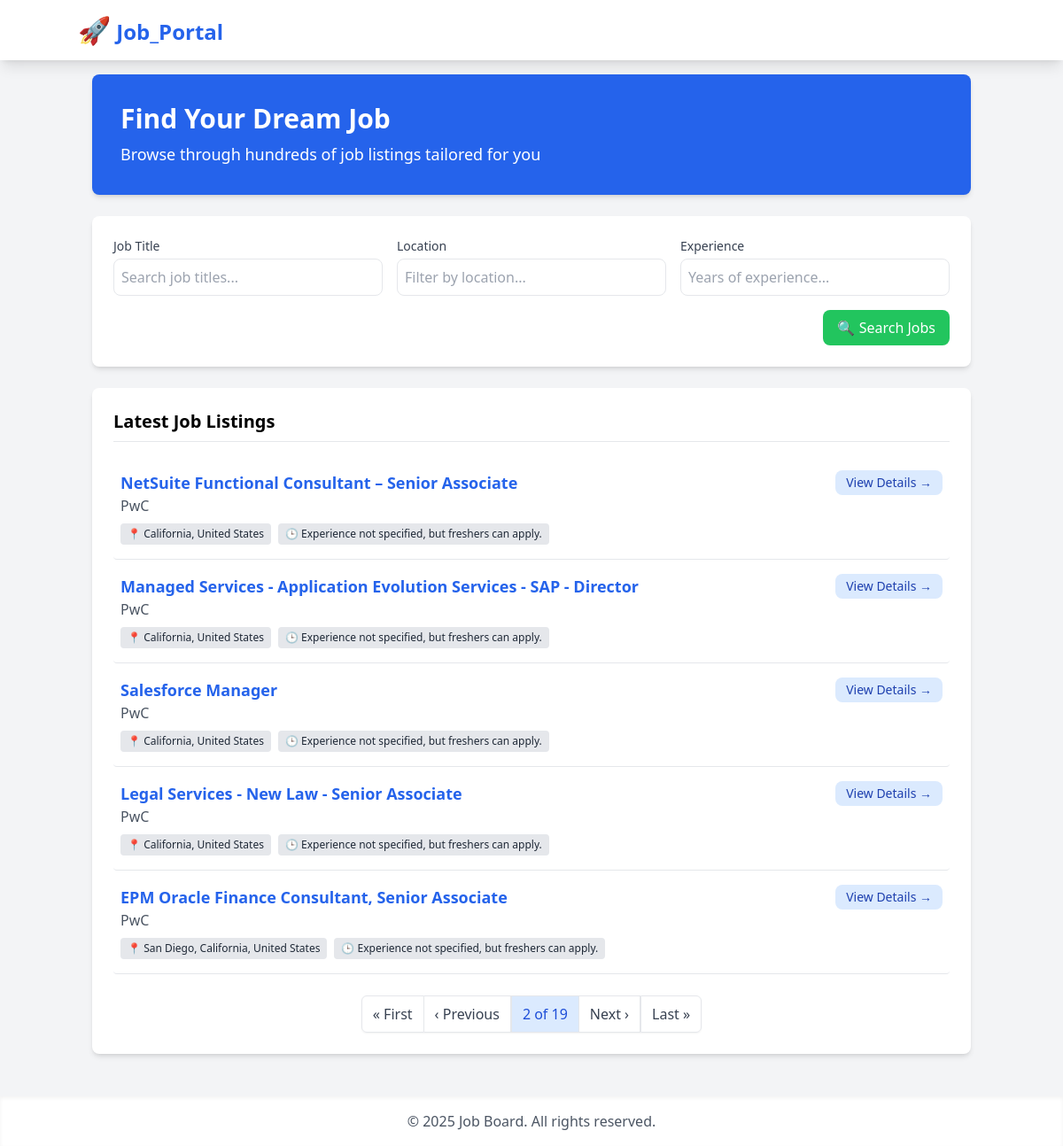
Screenshot of /?page=2 with the database file from the repository.
### jobs/models.py (models this page shows, shortened)
class Job(models.Model):
    title = models.CharField(max_length=255)
    company = models.CharField(max_length=255)
    location = models.CharField(max_length=255)
    experience = models.CharField(max_length=100)
    link = models.URLField()
    posted_on = models.DateTimeField(auto_now_add=True)

### jobs/views.py (the view)
# urls.py: path('', views.job_list, name='job-list'),
def job_list(request):
    update_jobs()
    query = request.GET.get("search", "")
    location = request.GET.get("location", "")
    experience = request.GET.get("experience", "")
    jobs = Job.objects.all().order_by('-posted_on')
    if query:
        jobs = jobs.filter(title__icontains=query)
    if location:
        jobs = jobs.filter(location__icontains=location)
    if experience:
        jobs = jobs.filter(experience__icontains=experience)
    paginator = Paginator(jobs, 5)
    page_number = request.GET.get("page")
    page_obj = paginator.get_page(page_number)
    all_locations = Job.objects.values_list('location', flat=True).distinct()
    all_experiences = Job.objects.values_list('experience', flat=True).distinct()
    context = {
        "page_obj": page_obj,
        "query": query,
        "location": location,
        "experience": experience,
        "all_locations": all_locations,
        "all_experiences": all_experiences,
    }
    return render(request, "jobs/job_list.html", context)

### jobs/views.py (called while the page is built, shortened)
def update_jobs():
    last_job = Job.objects.order_by('-posted_on').first()

### jobs/templates/jobs/job_list.html (shortened to what this page needs)
{% extends 'jobs/base.html' %}
{% block content %}
    <div class="bg-blue-600 dark:bg-blue-800 text-white p-8 rounded-lg shadow-md mb-6">
        <h1 class="text-3xl font-bold mb-2">Find Your Dream Job</h1>
        <p class="text-lg">Browse through hundreds of job listings tailored for you</p>
    </div>
    <div class="bg-white dark:bg-gray-800 rounded-lg shadow-md p-6 mb-6">
        <form method="GET" class="space-y-4">
            <div class="grid grid-cols-1 md:grid-cols-3 gap-4">
                <div>
                    <label for="search" class="block text-sm font-medium text-gray-700 dark:text-gray-300 mb-1">Job Title</label>
                    <input type="text" id="search" name="search" value="{{ query }}"
                           placeholder="Search job titles..."
                           class="w-full p-2 border dark:border-gray-600 rounded-lg bg-white dark:bg-gray-700">
                </div>
                <div>
                    <label for="location" class="block text-sm font-medium text-gray-700 dark:text-gray-300 mb-1">Location</label>
                    <input type="text" id="location" name="location" value="{{ location }}"
                           placeholder="Filter by location..."
                           class="w-full p-2 border dark:border-gray-600 rounded-lg bg-white dark:bg-gray-700">
                </div>
                <div>
                    <label for="experience" class="block text-sm font-medium text-gray-700 dark:text-gray-300 mb-1">Experience</label>
                    <input type="text" id="experience" name="experience" value="{{ experience }}"
                           placeholder="Years of experience..."
                           class="w-full p-2 border dark:border-gray-600 rounded-lg bg-white dark:bg-gray-700">
                </div>
            </div>
            <div class="flex justify-end">
                <button type="submit" class="bg-green-500 hover:bg-green-600 text-white py-2 px-4 rounded-lg transition-all">
                    🔍 Search Jobs
                </button>
            </div>
        </form>
    </div>
    <div class="bg-white dark:bg-gray-800 rounded-lg shadow-md p-6">
        <h2 class="text-xl font-bold mb-4 border-b pb-2">Latest Job Listings</h2>
        {% if page_obj %}
            {% for job in page_obj %}
                <div class="border-b dark:border-gray-700 py-4 transition-all hover:bg-gray-50 dark:hover:bg-gray-700 px-2 rounded">
                    <div class="flex flex-col md:flex-row justify-between">
                        <div>
                            <h3 class="text-lg font-semibold text-blue-600 dark:text-blue-400">{{ job.title }}</h3>
                            <p class="text-gray-600 dark:text-gray-300">{{ job.company }}</p>
                            <div class="flex flex-wrap gap-2 mt-2">
                                <span class="bg-gray-200 dark:bg-gray-700 text-gray-800 dark:text-gray-300 px-2 py-1 rounded text-xs">
                                    📍 {{ job.location }}
                                </span>
                                <span class="bg-gray-200 dark:bg-gray-700 text-gray-800 dark:text-gray-300 px-2 py-1 rounded text-xs">
                                    🕒 {{ job.experience }}
                                </span>
                            </div>
                        </div>
                        <div class="mt-3 md:mt-0">
                            <a href="{% url 'job-detail' job.pk %}"
                               class="bg-blue-100 hover:bg-blue-200 dark:bg-blue-900 dark:hover:bg-blue-800
                                     text-blue-800 dark:text-blue-200 py-1 px-3 rounded-lg text-sm inline-block transition-all">
                                View Details →
                            </a>
                        </div>
                    </div>
                </div>
            {% endfor %}
            <div class="flex justify-center mt-6">
                <div class="inline-flex rounded-md shadow-sm">
                    {% if page_obj.has_previous %}
                        <a href="?page=1{% if query %}&search={{ query }}{% endif %}{% if location %}&location={{ location }}{% endif %}{% if experience %}&experience={{ experience }}{% endif %}"
                           class="py-2 px-3 bg-white dark:bg-gray-700 text-gray-700 dark:text-gray-200 border rounded-l-md">
                            « First
                        </a>
                        <a href="?page={{ page_obj.previous_page_number }}{% if query %}&search={{ query }}{% endif %}{% if location %}&location={{ location }}{% endif %}{% if experience %}&experience={{ experience }}{% endif %}"
                           class="py-2 px-3 bg-white dark:bg-gray-700 text-gray-700 dark:text-gray-200 border-t border-b border-r">
                            ‹ Previous
                        </a>
                    {% endif %}
                    <span class="py-2 px-3 bg-blue-100 dark:bg-blue-900 text-blue-700 dark:text-blue-200 border">
                        {{ page_obj.number }} of {{ page_obj.paginator.num_pages }}
                    </span>
                    {% if page_obj.has_next %}
                        <a href="?page={{ page_obj.next_page_number }}{% if query %}&search={{ query }}{% endif %}{% if location %}&location={{ location }}{% endif %}{% if experience %}&experience={{ experience }}{% endif %}"
                           class="py-2 px-3 bg-white dark:bg-gray-700 text-gray-700 dark:text-gray-200 border-t border-b border-r">
                            Next ›
                        </a>
                        <a href="?page={{ page_obj.paginator.num_pages }}{% if query %}&search={{ query }}{% endif %}{% if location %}&location={{ location }}{% endif %}{% if experience %}&experience={{ experience }}{% endif %}"
                           class="py-2 px-3 bg-white dark:bg-gray-700 text-gray-700 dark:text-gray-200 border rounded-r-md">
                            Last »
                        </a>
                    {% endif %}
                </div>
            </div>
        {% else %}
            <div class="text-center py-8">
                <p class="text-gray-600 dark:text-gray-400">No jobs found matching your criteria.</p>
                <a href="{% url 'job-list' %}" class="text-blue-600 dark:text-blue-400 underline mt-2 inline-block">Clear filters</a>
            </div>
        {% endif %}
    </div>
{% endblock %}

### rows the page displays
Job: title "NetSuite Functional Consultant – Senior Associate", company "PwC", location "California, United States", experience "Experience not specified, but freshers can apply."
Job: title "Managed Services - Application Evolution Services - SAP - Director", company "PwC", location "California, United States", experience "Experience not specified, but freshers can apply."
Job: title "Salesforce Manager", company "PwC", location "California, United States", experience "Experience not specified, but freshers can apply."
Job: title "Legal Services - New Law - Senior Associate", company "PwC", location "California, United States", experience "Experience not specified, but freshers can apply."
Job: title "EPM Oracle Finance Consultant, Senior Associate", company "PwC", location "San Diego, California, United States", experience "Experience not specified, but freshers can apply."

### other values shown
{{ page_obj.number }} "2"
{{ page_obj.paginator.num_pages }} "19"
